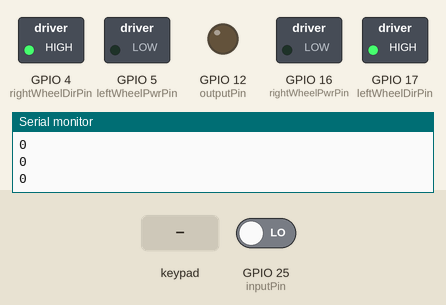
Simulated run of this program. Board: ESP32. Parts: switched loads named in the program (green lamp = pin HIGH), output pins drawn as LEDs (lit = HIGH), the last lines printed to the serial monitor. The inputs (shaded band) are chosen by the test bench; at power-on: GPIO 25 (inputPin) LOW. Nothing arrives over Bluetooth unless stated.

Above: at 1.2 s.
1.3 s: key 'U' pressed
At 1.52 s:
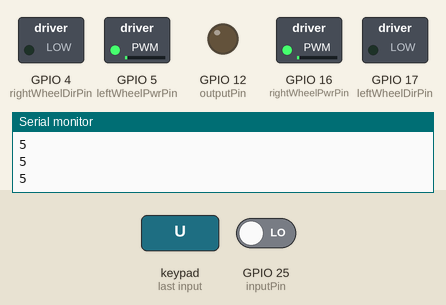
3.2 s: GPIO 25 (inputPin) driven HIGH
At 4.4 s:
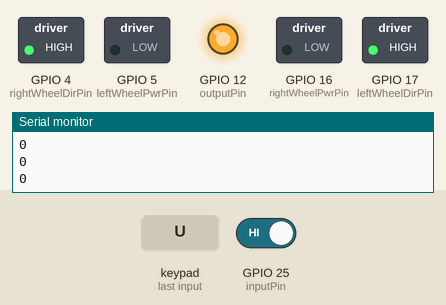
4.7 s: key 'D' pressed
At 4.87 s:
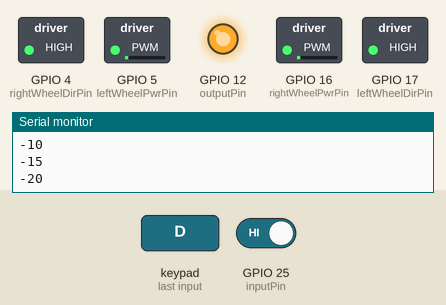
7.7 s: key 'R' pressed
At 9.3 s:
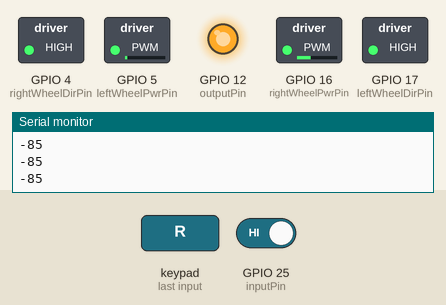
10.7 s: key 'R' pressed
At 11.8 s:
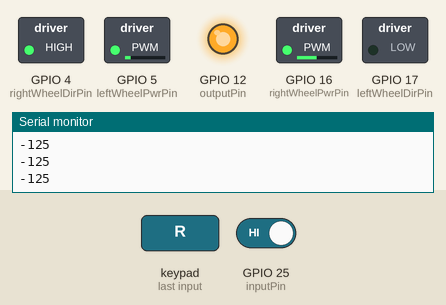
13.7 s: key 'D' pressed
At 14.4 s:
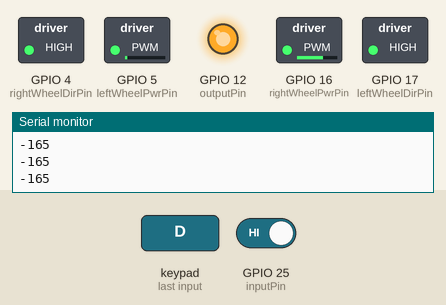
Timing chart, 0 to 16.7 s (numbered marks = the images above; inputs shaded):
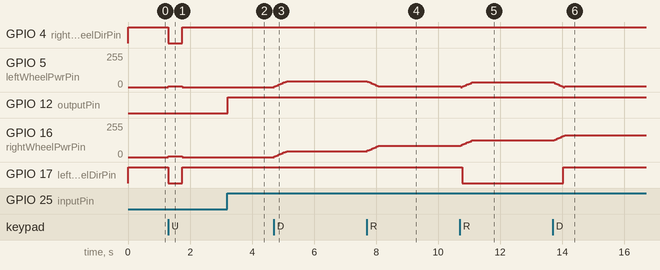

Measured:
- after the input at 1.3 s, GPIO 4 (rightWheelDirPin), GPIO 17 (leftWheelDirPin): HIGH → LOW at once, → HIGH 0.45 s later; GPIO 5 (leftWheelPwrPin), GPIO 16 (rightWheelPwrPin): 0/255 → 5/255 at once, → 0/255 0.45 s later
- after the input at 3.2 s, GPIO 12 (outputPin): LOW → HIGH at once
- after the input at 4.7 s, GPIO 5 (leftWheelPwrPin), GPIO 16 (rightWheelPwrPin): moves from 0/255 to 45/255 over 0.40 s, starting at once
- after the input at 7.7 s, GPIO 5 (leftWheelPwrPin): 45/255 → 5/255 at once; GPIO 16 (rightWheelPwrPin): 45/255 → 85/255 at once
- after the input at 10.7 s, GPIO 5 (leftWheelPwrPin): 5/255 → 35/255 at once; GPIO 16 (rightWheelPwrPin): 85/255 → 125/255 at once; GPIO 17 (leftWheelDirPin): HIGH → LOW after 0.08 s
- after the input at 13.7 s, GPIO 5 (leftWheelPwrPin): 35/255 → 5/255 at once; GPIO 16 (rightWheelPwrPin): 125/255 → 164/255 at once; GPIO 17 (leftWheelDirPin): LOW → HIGH after 0.34 s

The program:

main.cpp
```cpp
#include <Arduino.h>
#include <Ps3Controller.h>

#define rightPwmCh 0
#define leftPwmCh 1

volatile unsigned long lastInterruptTime = 0;
volatile unsigned long currentTime = 0;

const int leftWheelPwrPin = 5;
const int rightWheelPwrPin = 16; // 強すぎ
const int leftWheelDirPin = 17;
const int rightWheelDirPin = 4;

const int inputPin = 25;  // 入力ピン（pullvdown）
const int outputPin = 12; // 出力ピン

int rightWheelPwr = 0;
int leftWheelPwr = 0;
bool rightWheelDir = 0;
bool leftWheelDir = 0;

int maxPwr = 200;

int t = 0;

volatile bool triggered = true;

void pinModeSetup()
{
  pinMode(rightWheelPwrPin, OUTPUT);
  pinMode(rightWheelDirPin, OUTPUT);
  pinMode(leftWheelPwrPin, OUTPUT);
  pinMode(leftWheelDirPin, OUTPUT);
  digitalWrite(rightWheelPwrPin, LOW);
  digitalWrite(leftWheelPwrPin, LOW);
  pinMode(inputPin, INPUT_PULLDOWN); // プルアップ入力
  pinMode(outputPin, OUTPUT);        // 出力モード
  digitalWrite(outputPin, LOW);      // 初期はLOW
}

void pwmSetup()
{
  ledcSetup(0, 12800, 8);                      // チャンネル0、キャリア周波数1kHz、8ビットレンジ
  ledcAttachPin(rightWheelPwrPin, rightPwmCh); // PWMピンにチャンネル0を指定
  ledcSetup(1, 12800, 8);                      // チャンネル1、キャリア周波数1kHz、16ビットレンジ
  ledcAttachPin(leftWheelPwrPin, leftPwmCh);   // PWMピンにチャンネル1を指定
}

void onConnect()
{
  Serial.println("Connected!.");
}

void setup()
{
  pinModeSetup();
  Serial.begin(9600);
  // Ps3.attach(notify);
  Ps3.attachOnConnect(onConnect);
  Ps3.begin("5c:6d:20:2b:b2:f9"); // 9c:9c:1f:d0:04:be
  Serial.println("Ready.");
  pwmSetup();
}

void WheelPwrOn()
{
  if (rightWheelPwr > 0)
  {
    rightWheelDir = 0;
    ledcWrite(rightPwmCh, rightWheelPwr);
    digitalWrite(rightWheelDirPin, rightWheelDir);
  }
  else
  {
    rightWheelDir = 1;
    ledcWrite(rightPwmCh, rightWheelPwr * (-1));
    digitalWrite(rightWheelDirPin, rightWheelDir);
  }
  if (leftWheelPwr > 0)
  {
    leftWheelDir = 0;
    ledcWrite(leftPwmCh, leftWheelPwr);
    digitalWrite(leftWheelDirPin, leftWheelDir);
  }
  else
  {
    leftWheelDir = 1;
    ledcWrite(leftPwmCh, leftWheelPwr * (-1));
    digitalWrite(leftWheelDirPin, leftWheelDir);
  }
  Serial.println(rightWheelPwr);
}

void WheelPwrOff()
{
  rightWheelPwr = 0;
  leftWheelPwr = 0;
  ledcWrite(rightPwmCh, 0);
  ledcWrite(leftPwmCh, 0);
}

void getWheelPwr()
{
  if (Ps3.data.button.up)
  {
    rightWheelPwr += 5;
    leftWheelPwr += 5;
  }
  if (Ps3.data.button.down)
  {
    rightWheelPwr -= 5;
    leftWheelPwr -= 5;
  }
  if (Ps3.data.button.right)
  {
    rightWheelPwr -= 5;
    leftWheelPwr += 5;
  }
  if (Ps3.data.button.left)
  {
    rightWheelPwr += 5;
    leftWheelPwr -= 5;
  }
  if (Ps3.data.button.cross)
  {
    WheelPwrOff();
  }
}

void setWheelPwr()
{
  if (rightWheelPwr > maxPwr)
  {
    rightWheelPwr = maxPwr;
  }
  if (rightWheelPwr < -maxPwr)
  {
    rightWheelPwr = -maxPwr;
  }

  if (leftWheelPwr > maxPwr)
  {
    leftWheelPwr = maxPwr;
  }
  if (leftWheelPwr < -maxPwr)
  {
    leftWheelPwr = -maxPwr;
  }
}

void emergency()
{
  triggered = true;
  digitalWrite(outputPin, LOW);
  WheelPwrOff();
}

void loop()
{
  if (digitalRead(inputPin) == 0) // スイッチが押された
  {
    emergency();
  }
  if (triggered && digitalRead(inputPin) == HIGH) // スイッチ押されてない
  {
    triggered = false;
    digitalWrite(outputPin, HIGH);
  }
  if (Ps3.isConnected())
  {
    getWheelPwr();
    setWheelPwr();
    WheelPwrOn();
  }
  if (!Ps3.isConnected())
  {
    Serial.println("NoConnection");
    // wheelPwrOff();
  }
  delay(50);
}
```
